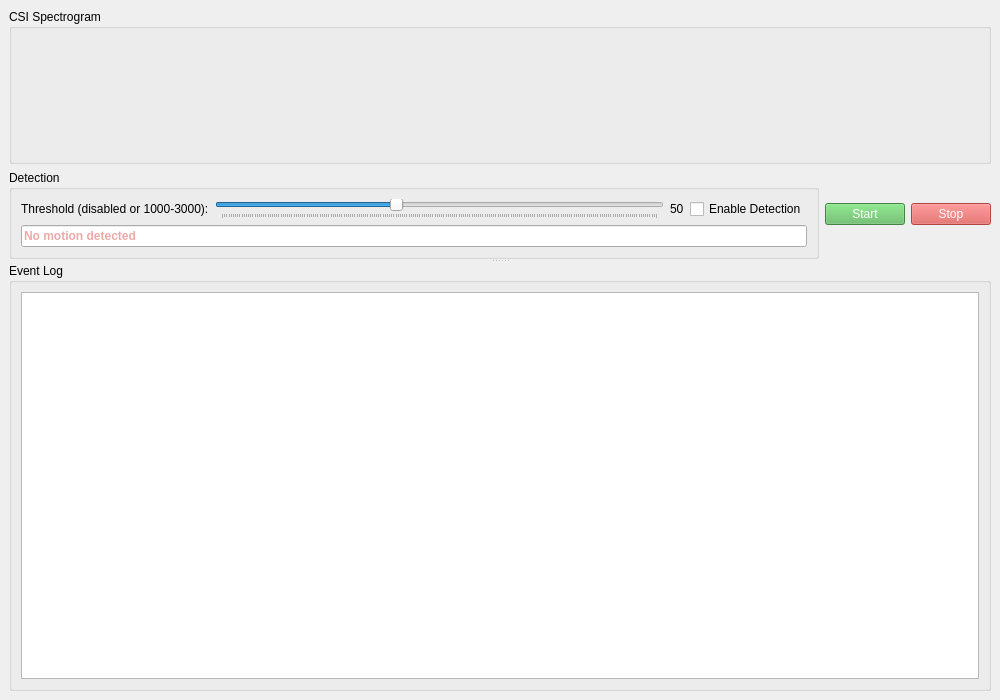
<?xml version="1.0" encoding="UTF-8"?>
<ui version="4.0">
 <class>MainWindow</class>
 <widget class="QMainWindow" name="MainWindow">
  <property name="geometry">
   <rect>
    <x>0</x>
    <y>0</y>
    <width>1000</width>
    <height>700</height>
   </rect>
  </property>
  <property name="windowTitle">
   <string>CSI Motion Detection</string>
  </property>
  <widget class="QWidget" name="centralwidget">
   <layout class="QVBoxLayout" name="verticalLayout">
    <item>
     <widget class="QSplitter" name="splitter">
      <property name="orientation">
       <enum>Qt::Vertical</enum>
      </property>
      <property name="handleWidth">
       <number>4</number>
      </property>
      <widget class="QWidget" name="topWidget">
       <layout class="QVBoxLayout" name="mainLayout">
        <item>
         <widget class="QGroupBox" name="plotGroupBox">
          <property name="title">
           <string>CSI Spectrogram</string>
          </property>
          <layout class="QVBoxLayout" name="plot_layout"/>
         </widget>
        </item>
        <item>
         <layout class="QHBoxLayout" name="controlsLayout">
          <item>
           <widget class="QGroupBox" name="detectionGroupBox">
            <property name="title">
             <string>Detection</string>
            </property>
            <layout class="QGridLayout" name="gridLayout">
             <item row="0" column="0">
              <widget class="QLabel" name="thresholdLabel">
               <property name="text">
                <string>Threshold (disabled or 1000-3000):</string>
               </property>
              </widget>
             </item>
             <item row="0" column="1">
              <widget class="QSlider" name="thresholdSlider">
               <property name="minimum">
                <number>1000</number>
               </property>
               <property name="maximum">
                <number>3000</number>
               </property>
               <property name="value">
                <number>1800</number>
               </property>
               <property name="orientation">
                <enum>Qt::Horizontal</enum>
               </property>
               <property name="tickPosition">
                <enum>QSlider::TicksBelow</enum>
               </property>
               <property name="tickInterval">
                <number>10</number>
               </property>
              </widget>
             </item>
             <item row="0" column="2">
              <widget class="QLabel" name="thresholdValueLabel">
               <property name="text">
                <string>50</string>
               </property>
               <property name="minimumWidth">
                <number>30</number>
               </property>
              </widget>
             </item>
             <item row="0" column="3">
              <widget class="QCheckBox" name="defaultThresholdCheckBox">
               <property name="text">
                <string>Enable Detection</string>
               </property>
              </widget>
             </item>
             <item row="1" column="0" colspan="4">
              <widget class="QLineEdit" name="alertLineEdit">
               <property name="readOnly">
                <bool>true</bool>
               </property>
               <property name="placeholderText">
                <string>No motion detected</string>
               </property>
               <property name="styleSheet">
                <string notr="true">font-weight: bold; color: #d9534f;</string>
               </property>
              </widget>
             </item>
            </layout>
           </widget>
          </item>
          <item>
           <layout class="QHBoxLayout" name="buttonLayout">
            <item>
             <widget class="QPushButton" name="startButton">
              <property name="text">
               <string>Start</string>
              </property>
              <property name="minimumSize">
               <size>
                <width>80</width>
                <height>0</height>
               </size>
              </property>
              <property name="styleSheet">
               <string notr="true">background-color: #5cb85c; color: white;</string>
              </property>
             </widget>
            </item>
            <item>
             <widget class="QPushButton" name="stopButton">
              <property name="text">
               <string>Stop</string>
              </property>
              <property name="minimumSize">
               <size>
                <width>80</width>
                <height>0</height>
               </size>
              </property>
              <property name="styleSheet">
               <string notr="true">background-color: #d9534f; color: white;</string>
              </property>
              <property name="enabled">
               <bool>false</bool>
              </property>
             </widget>
            </item>
           </layout>
          </item>
         </layout>
        </item>
       </layout>
      </widget>
      <widget class="QGroupBox" name="logGroupBox">
       <property name="title">
        <string>Event Log</string>
       </property>
       <property name="maximumHeight">
        <number>150</number>
       </property>
       <layout class="QVBoxLayout" name="verticalLayout_3">
        <item>
         <widget class="QTextEdit" name="logText">
          <property name="readOnly">
           <bool>true</bool>
          </property>
          <property name="maximumHeight">
           <number>120</number>
          </property>
         </widget>
        </item>
       </layout>
      </widget>
     </widget>
    </item>
   </layout>
  </widget>
 </widget>
 <resources/>
</ui>
